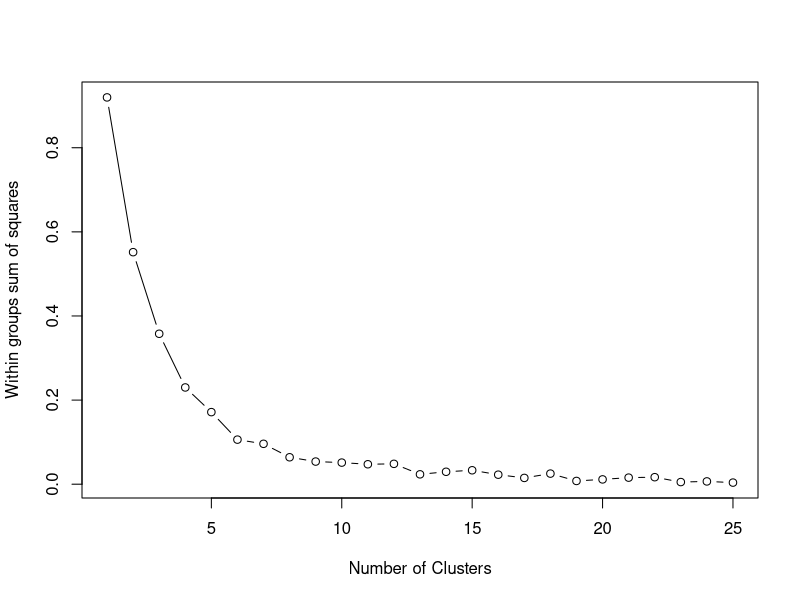
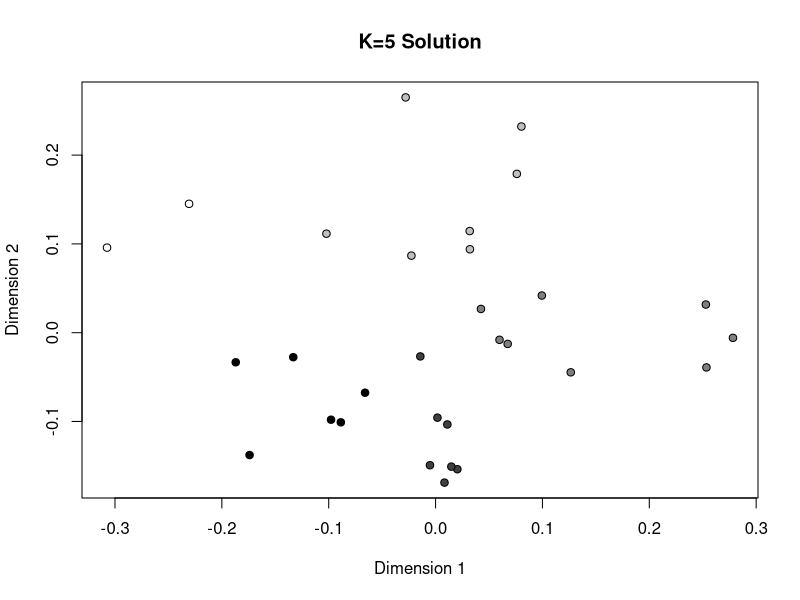

The R source for these figures, in order:
#First, make sure to check spreadsheet for errors, save as .csv spreadsheet with first row=Song No. and rows 2-42= CantoCore variables no. 1-26 + Cantometrics Performance features (variables no. 5, 6, 23-26, 28, 30-37) 

#open R, change workspace to correct folder
setwd("/Users/pesavage/Documents/Research/Papers/Unpublished/Daikoku et al (2019:2020) ISMIR to submit")

#import spreadsheet (multi-state):

data<-as.matrix(read.csv("CantoConsensusTapeConsensusCodings.csv",header=TRUE,row.names=1))
data[,27:41]<-as.numeric(data[,27:41])

#convert all numeric values to range between 0-1

#convert CantoCore i-iii scales

data[ data == "i" ] <- 0
data[ data == "ii" ] <- 0.5
data[ data == "iii" ] <- 1

#convert 1-6 Cantometric scales

data[ , c(28,30) ][ data[ , c(28,30)] == 1 ] <- 0
data[ , c(28,30) ][ data[ , c(28,30)] == 2 ] <- 0.2
data[ , c(28,30) ][ data[ , c(28,30)] == 3 ] <- 0.4
data[ , c(28,30) ][ data[ , c(28,30)] == 4 ] <- 0.6
data[ , c(28,30) ][ data[ , c(28,30)] == 5 ] <- 0.8
data[ , c(28,30) ][ data[ , c(28,30)] == 6 ] <- 1

#convert 1-4 Cantometric scales

data[ , c(32,33,37) ][ data[ , c(32,33,37)] == 1 ] <- 0
data[ , c(32,33,37) ][ data[ , c(32,33,37)] == 2 ] <- (1/3)
data[ , c(32,33,37) ][ data[ , c(32,33,37)] == 3 ] <- (2/3)
data[ , c(32,33,37) ][ data[ , c(32,33,37)] == 4 ] <- 1


#convert 1-3 Cantometric scales

data[ , c(34,35) ][ data[ , c(34,35)] == 1 ] <- 0
data[ , c(34,35) ][ data[ , c(34,35)] == 2 ] <- 0.5
data[ , c(34,35) ][ data[ , c(34,35)] == 3 ] <- 1

#convert 1-5 Cantometric scales

data[ , c(27,29,31,36,38:41) ][ data[ , c(27,29,31,36,38:41)] == 1 ] <- 0
data[ , c(27,29,31,36,38:41) ][ data[ , c(27,29,31,36,38:41)] == 2 ] <- 0.25
data[ , c(27,29,31,36,38:41) ][ data[ , c(27,29,31,36,38:41)] == 3 ] <- 0.5
data[ , c(27,29,31,36,38:41) ][ data[ , c(27,29,31,36,38:41)] == 4 ] <- 0.75
data[ , c(27,29,31,36,38:41) ][ data[ , c(27,29,31,36,38:41)] == 5 ] <- 1

#add distance matrix algorithm
ordinal.fn<-function (x,y) {
if(is.na(x)|is.na(y))"NA" else
abs(x-y)}
weightedv6.dist<-function(d,ord,nom) {
d[d==""]<-NA
nominal<-cbind(d[,nom])
nominal.fields<-vector("list",length=length(nominal[1,]))
for (i in 1:length(nominal[1,])) {nominal.fields[[i]]<-matrix(nrow=length(nominal[,1]),ncol=13)}
for (i in 1:length(nominal[1,])) {rownames(nominal.fields[[i]])<-rownames(nominal)}
for (i in 1:length(nominal[1,])) {colnames(nominal.fields[[i]])<-c("a","b","c","d","e","f","g","h","i","j","k","l","m")}
for (j in 1:13){
for (k in 1:length(nominal[,1])){
for (i in 1:length(nominal[1,])){nominal.fields[[i]][k,j]<-(if(is.na(nominal[k,i]))"NA" else if(substr(nominal[k,i],1,1)==colnames(nominal.fields[[i]])[j] | substr(nominal[k,i],2,2)==colnames(nominal.fields[[i]])[j] |substr(nominal[k,i],3,3)==colnames(nominal.fields[[i]])[j] |substr(nominal[k,i],4,4)==colnames(nominal.fields[[i]])[j] |substr(nominal[k,i],5,5)==colnames(nominal.fields[[i]])[j] |substr(nominal[k,i],6,6)==colnames(nominal.fields[[i]])[j] |substr(nominal[k,i],7,7)==colnames(nominal.fields[[i]])[j] |substr(nominal[k,i],8,8)==colnames(nominal.fields[[i]])[j] |substr(nominal[k,i],9,9)==colnames(nominal.fields[[i]])[j] |substr(nominal[k,i],10,10)==colnames(nominal.fields[[i]])[j] |substr(nominal[k,i],11,11)==colnames(nominal.fields[[i]])[j] |substr(nominal[k,i],12,12)==colnames(nominal.fields[[i]])[j] |substr(nominal[k,i],13,13)==colnames(nominal.fields[[i]])[j])1 else 0) }}}
suppressWarnings(for (i in 1:length(nominal[1,])){storage.mode(nominal.fields[[i]])<-"numeric"})
nominal.dist<-vector("list",length=length(nominal[1,]))
for (i in 1:length(nominal[1,])) {nominal.dist[[i]]<-matrix(nrow=length(nominal[,1]),ncol=length(nominal[,1]))}
nominal.result<-matrix(nrow=length(d[,1]),ncol=length(d[,1]),c(rep(0,(length(d[,1])*length(d[,1])))))
ordinal<-cbind(d[,ord])
suppressWarnings(storage.mode(ordinal)<-"numeric")
ordinal.dist<-vector("list",length=length(ordinal[1,]))
for (i in 1:length(ordinal[1,])) {ordinal.dist[[i]]<-matrix(nrow=length(ordinal[,1]),ncol=length(ordinal[,1]))}
ordinal.result<-matrix(nrow=length(d[,1]),ncol=length(d[,1]),c(rep(0,(length(d[,1])*length(d[,1])))))
result<-matrix(nrow=length(d[,1]),ncol=length(d[,1]))
for (k in 1:length(nominal[,1])){
for (j in 1:length(nominal[,1])){
for (i in 1:length(nominal[1,])){nominal.dist[[i]][k,j]<-if(is.na(nominal.fields[[i]][k,1])|is.na(nominal.fields[[i]][j,1]))"NA" else ((if(nominal.fields[[i]][k,1]==nominal.fields[[i]][j,1])0 else 1)+(if(nominal.fields[[i]][k,2]==nominal.fields[[i]][j,2])0 else 1)+(if(nominal.fields[[i]][k,3]==nominal.fields[[i]][j,3])0 else 1)+(if(nominal.fields[[i]][k,4]==nominal.fields[[i]][j,4])0 else 1)+(if(nominal.fields[[i]][k,5]==nominal.fields[[i]][j,5])0 else 1)+(if(nominal.fields[[i]][k,6]==nominal.fields[[i]][j,6])0 else 1)+(if(nominal.fields[[i]][k,7]==nominal.fields[[i]][j,7])0 else 1)+(if(nominal.fields[[i]][k,8]==nominal.fields[[i]][j,8])0 else 1)+(if(nominal.fields[[i]][k,9]==nominal.fields[[i]][j,9])0 else 1)+(if(nominal.fields[[i]][k,10]==nominal.fields[[i]][j,10])0 else 1)+(if(nominal.fields[[i]][k,11]==nominal.fields[[i]][j,11])0 else 1)+(if(nominal.fields[[i]][k,12]==nominal.fields[[i]][j,12])0 else 1))/((if(nominal.fields[[i]][k,1]==1 | nominal.fields[[i]][[j,1]]==1)1 else 0)+(if(nominal.fields[[i]][k,2]==1 | nominal.fields[[i]][[j,2]]==1)1 else 0)+(if(nominal.fields[[i]][k,3]==1 | nominal.fields[[i]][[j,3]]==1)1 else 0)+(if(nominal.fields[[i]][k,4]==1 | nominal.fields[[i]][[j,4]]==1)1 else 0)+(if(nominal.fields[[i]][k,5]==1 | nominal.fields[[i]][[j,5]]==1)1 else 0)+(if(nominal.fields[[i]][k,6]==1 | nominal.fields[[i]][[j,6]]==1)1 else 0)+(if(nominal.fields[[i]][k,7]==1 | nominal.fields[[i]][[j,7]]==1)1 else 0)+(if(nominal.fields[[i]][k,8]==1 | nominal.fields[[i]][[j,8]]==1)1 else 0)+(if(nominal.fields[[i]][k,9]==1 | nominal.fields[[i]][[j,9]]==1)1 else 0)+(if(nominal.fields[[i]][k,10]==1 | nominal.fields[[i]][[j,10]]==1)1 else 0)+(if(nominal.fields[[i]][k,11]==1 | nominal.fields[[i]][[j,11]]==1)1 else 0)+(if(nominal.fields[[i]][k,12]==1 | nominal.fields[[i]][[j,12]]==1)1 else 0))}}}
suppressWarnings(for (i in 1:length(nominal[1,])){storage.mode(nominal.dist[[i]])<-"numeric"})
vnom<-vector(mode="numeric",length=length(nominal[1,]))
for (k in 1:length(nominal[,1])){
for (j in 1:length(nominal[,1])){
for (i in 1:length(nominal[1,])){
  vnom[i]<-nominal.dist[[i]][k,j]
  }
  nominal.result[k,j]<-mean(suppressWarnings(as.numeric(vnom)),na.rm=TRUE)
  }}
for (k in 1:length(ordinal[,1])){
for (j in 1:length(ordinal[,1])){
for (i in 1:length(ordinal[1,])){ordinal.dist[[i]][k,j]<-ordinal.fn(x=ordinal[k,i],y=ordinal[j,i]) }}}
suppressWarnings(for (i in 1:length(ordinal[1,])){storage.mode(ordinal.dist[[i]])<-"numeric"})
vord<-vector(mode="numeric",length=length(ordinal[1,]))
for (k in 1:length(ordinal[,1])){
for (j in 1:length(ordinal[,1])){
for (i in 1:length(ordinal[1,])){
  vord[i]<-ordinal.dist[[i]][k,j]
  }
  ordinal.result[k,j]<-mean(suppressWarnings(as.numeric(vord)),na.rm=TRUE)
  }}
for (k in 1:length(nominal[,1])){
for (j in 1:length(nominal[,1])){
result[k,j]<-if(is.na(nominal.result[k,j]))ordinal.result[k,j] else if(is.na(ordinal.result[k,j])) nominal.result[k,j] else (ordinal.result[k,j]*length(ord) + nominal.result[k,j]*length(nom))/(length(ord)+length(nom))
}}
row.names(result)<-row.names(d)
colnames(result)<-row.names(d)
as.dist(result)
}

#create distance matrix
dist<-weightedv6.dist(data,c(5:7,10:13,15:17,19,21:23,26:41),c(1:4,8:9,14,18,20,24:25))

write.csv(as.matrix(dist),"CantoCoreCantometricsDist.csv")

#Plot Multidimensional scaling (MDS) [this code also includes code for k-means cluster analysis, but not necessarily useful here]

#K-means:
mds<-cmdscale(dist)
wss <- (nrow(mds)-1)*sum(apply(mds,2,var))
for (i in 2:25) wss[i] <- sum(kmeans(mds,centers=i)$withinss)
plot(1:25, wss, type="b", xlab="Number of Clusters",ylab="Within groups sum of squares")

#K=5
dev.new()
fit <- kmeans(mds, 5)
aggregate(mds,by=list(fit$cluster),FUN=mean)
japancol.MDS<- data.frame(mds, fit$cluster)
japancol.MDS$japancol.MDS[japancol.MDS$fit.cluster ==4]<- "gray0"
japancol.MDS$japancol.MDS[japancol.MDS$fit.cluster ==2]<- "gray25"
japancol.MDS$japancol.MDS[japancol.MDS$fit.cluster ==3]<- "gray50"
japancol.MDS$japancol.MDS[japancol.MDS$fit.cluster ==5]<- "gray75"
japancol.MDS$japancol.MDS[japancol.MDS$fit.cluster ==1]<- "gray100"
colnames(japancol.MDS)<-c("X1",  "X2", "fit.cluster", "col")
plot(japancol.MDS $X1, japancol.MDS $X2,xlab="Dimension 1", ylab="Dimension 2", main="K=5 Solution", pch=c(rep(21,60),rep(24,240),rep(22,380)),bg= japancol.MDS $col)


